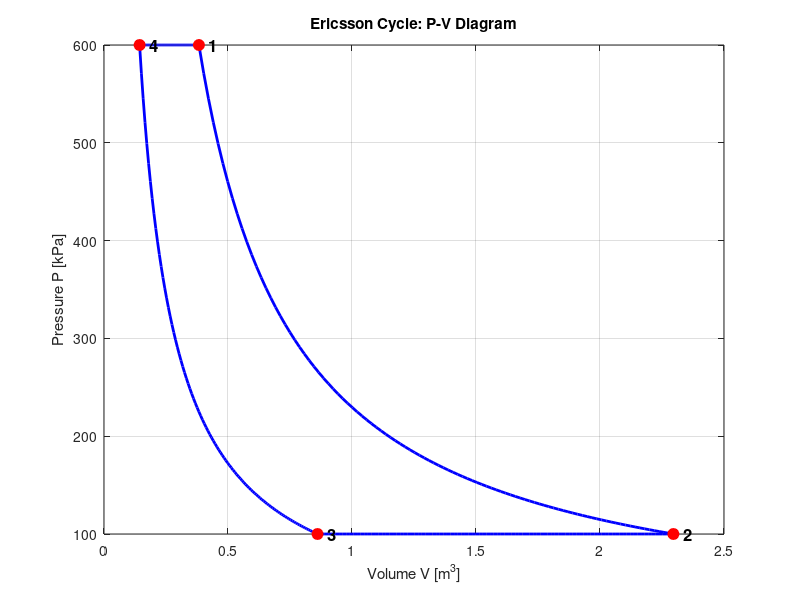
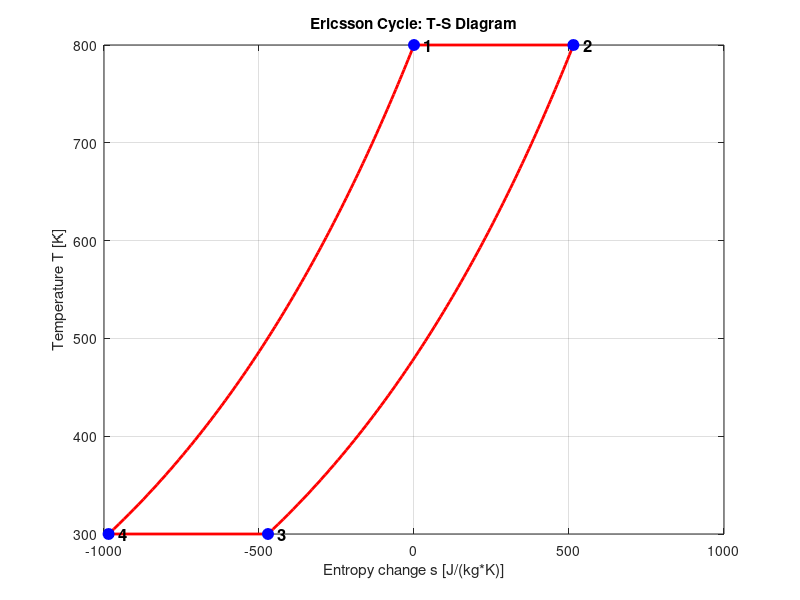

These charts were generated, in order, by the following MATLAB code:
%% ========================================================================
%  ERICSSON CYCLE MODEL
%  Repository: thermodynamic-cycles
%  Working fluid: ideal gas (air, air-standard assumptions)
%
%  Two isothermals and two isobars, with ideal regeneration. The two
%  constant-pressure legs exchange heat internally, so only the isothermal
%  legs trade heat with the surroundings. Four processes:
%     1 -> 2 : Isothermal expansion at T_hot      (heat added, external)
%     2 -> 3 : Isobaric cooling at P_low          (heat to regenerator)
%     3 -> 4 : Isothermal compression at T_cold   (heat rejected, external)
%     4 -> 1 : Isobaric heating at P_high         (heat from regenerator)
%
%  With perfect regeneration, eta = 1 - T_cold/T_hot = Carnot.
% ========================================================================

clear; clc; close all;

%% SECTION 1: WORKING FLUID PROPERTIES
R=287; gamma=1.4; cv=R/(gamma-1); cp=gamma*cv;
fprintf('==================================================\n');
fprintf('  WORKING FLUID PROPERTIES (air, ideal gas)\n');
fprintf('==================================================\n');
fprintf('  Gas constant R        = %8.3f J/(kg*K)\n', R);
fprintf('  Specific heat ratio   = %8.3f\n', gamma);
fprintf('  cv                    = %8.3f J/(kg*K)\n', cv);
fprintf('  cp                    = %8.3f J/(kg*K)\n', cp);
fprintf('\n');

%% SECTION 2: CYCLE INPUT PARAMETERS
m=1.0; T_hot=800; T_cold=300; P_high=600e3; P_low=100e3;
fprintf('==================================================\n');
fprintf('  CYCLE INPUT PARAMETERS\n');
fprintf('==================================================\n');
fprintf('  Mass m                = %8.3f kg\n', m);
fprintf('  Hot temperature       = %8.3f K\n', T_hot);
fprintf('  Cold temperature      = %8.3f K\n', T_cold);
fprintf('  High pressure         = %8.3f kPa\n', P_high/1000);
fprintf('  Low pressure          = %8.3f kPa\n', P_low/1000);
fprintf('\n');

%% SECTION 3: STATE POINT CALCULATIONS  (1 -> 2 -> 3 -> 4 -> 1)
% STATE 1: hot isotherm at high pressure
T1=T_hot;  P1=P_high; V1=m*R*T1/P1;
% STATE 2: end of isothermal expansion at T_hot, now at low pressure
T2=T_hot;  P2=P_low;  V2=m*R*T2/P2;
% STATE 3: end of isobaric cooling at P_low, now at T_cold
T3=T_cold; P3=P_low;  V3=m*R*T3/P3;
% STATE 4: end of isothermal compression at T_cold, back to high pressure
T4=T_cold; P4=P_high; V4=m*R*T4/P4;

P_states=[P1,P2,P3,P4]; V_states=[V1,V2,V3,V4]; T_states=[T1,T2,T3,T4];
fprintf('==================================================\n');
fprintf('  STATE POINTS\n');
fprintf('==================================================\n');
fprintf('  State    P [kPa]     V [m^3]      T [K]\n');
fprintf('  --------------------------------------------\n');
for i=1:4
    fprintf('    %d    %9.2f   %9.6f   %8.2f\n', ...
            i, P_states(i)/1000, V_states(i), T_states(i));
end
fprintf('\n');

%% SECTION 4: HEAT AND WORK PER PROCESS
% 1->2 isothermal at T_hot: Q = W = m*R*T_hot*ln(V2/V1)
W_12=m*R*T_hot*log(V2/V1);  Q_12=W_12;
% 2->3 isobaric cooling: Q = m*cp*dT (to regenerator), W = m*R*dT
Q_23=m*cp*(T3-T2);          W_23=m*R*(T3-T2);
% 3->4 isothermal at T_cold
W_34=m*R*T_cold*log(V4/V3); Q_34=W_34;
% 4->1 isobaric heating: Q = m*cp*dT (from regenerator), W = m*R*dT
Q_41=m*cp*(T1-T4);          W_41=m*R*(T1-T4);

Q_processes=[Q_12,Q_23,Q_34,Q_41];
W_processes=[W_12,W_23,W_34,W_41];
labels={'1->2 iso-T expansion','2->3 isobaric cool (regen)',...
        '3->4 iso-T compression','4->1 isobaric heat (regen)'};
fprintf('==================================================\n');
fprintf('  HEAT AND WORK PER PROCESS\n');
fprintf('==================================================\n');
fprintf('  Process                      Q [kJ]      W [kJ]\n');
fprintf('  --------------------------------------------------\n');
for i=1:4
    fprintf('  %-24s  %9.3f   %9.3f\n', ...
            labels{i}, Q_processes(i)/1000, W_processes(i)/1000);
end
fprintf('\n');

%% SECTION 5: CYCLE TOTALS AND EFFICIENCY
% With ideal regeneration the isobaric legs cancel externally. External
% heat input is only the hot isothermal leg.
Q_regen=m*cp*(T_hot-T_cold);        % internally recycled each way
Q_in_ext=Q_12;                      % external heat added
Q_out_ext=abs(Q_34);                % external heat rejected
W_net=sum(W_processes);
eta_cycle=W_net/Q_in_ext;
eta_carnot=1-T_cold/T_hot;
fprintf('==================================================\n');
fprintf('  CYCLE TOTALS AND EFFICIENCY (ideal regeneration)\n');
fprintf('==================================================\n');
fprintf('  Regenerator duty      = %9.3f kJ (each isobaric leg)\n', Q_regen/1000);
fprintf('  External heat in      = %9.3f kJ\n', Q_in_ext/1000);
fprintf('  External heat out     = %9.3f kJ\n', Q_out_ext/1000);
fprintf('  Net work W_net        = %9.3f kJ\n', W_net/1000);
fprintf('  Thermal efficiency    = %9.4f  (%.2f%%)\n', eta_cycle, eta_cycle*100);
fprintf('  Carnot efficiency     = %9.4f  (%.2f%%)\n', eta_carnot, eta_carnot*100);
fprintf('\n');
if abs(eta_cycle-eta_carnot)<1e-6
    fprintf('  CHECK PASSED: regenerated Ericsson reaches Carnot efficiency.\n');
else
    fprintf('  CHECK FAILED: efficiency does not match Carnot limit.\n');
end
fprintf('\n');

%% SECTION 6: SMOOTH PROCESS CURVES
N=100;
V_12=linspace(V1,V2,N); P_12=m*R*T_hot./V_12;        % isothermal
V_23=linspace(V2,V3,N); P_23=P_low*ones(1,N);        % isobaric
V_34=linspace(V3,V4,N); P_34=m*R*T_cold./V_34;       % isothermal
V_41=linspace(V4,V1,N); P_41=P_high*ones(1,N);       % isobaric
V_curve=[V_12,V_23,V_34,V_41]; P_curve=[P_12,P_23,P_34,P_41];

%% SECTION 7: ENTROPY VALUES
s1=0;
s2=s1+R*log(V2/V1);          % 1->2 isothermal
s3=s2+cp*log(T3/T2);         % 2->3 isobaric
s4=s3+R*log(V4/V3);          % 3->4 isothermal
s_states=[s1,s2,s3,s4];
T23=linspace(T2,T3,N); s23=s2+cp*log(T23/T2);
T41=linspace(T4,T1,N); s41=s4+cp*log(T41/T4);
s_TS=[s1,s2,s23,s3,s4,s41,s1];
T_TS=[T1,T2,T23,T3,T4,T41,T1];

%% SECTION 8: PLOTTING
figure('Name','Ericsson Cycle P-V Diagram','Color','w');
plot(V_curve,P_curve/1000,'b-','LineWidth',2); hold on;
plot(V_states,P_states/1000,'ro','MarkerFaceColor','r','MarkerSize',8);
for i=1:4
    text(V_states(i),P_states(i)/1000,sprintf('  %d',i),...
         'FontSize',12,'FontWeight','bold');
end
xlabel('Volume V [m^3]'); ylabel('Pressure P [kPa]');
title('Ericsson Cycle: P-V Diagram'); grid on; hold off;

figure('Name','Ericsson Cycle T-S Diagram','Color','w');
plot(s_TS,T_TS,'r-','LineWidth',2); hold on;
plot(s_states,T_states,'bo','MarkerFaceColor','b','MarkerSize',8);
for i=1:4
    text(s_states(i),T_states(i),sprintf('  %d',i),...
         'FontSize',12,'FontWeight','bold');
end
xlabel('Entropy change s [J/(kg*K)]'); ylabel('Temperature T [K]');
title('Ericsson Cycle: T-S Diagram'); grid on; hold off;

fprintf('Plots generated. Ericsson cycle model complete.\n');
%% END OF ERICSSON CYCLE MODEL
